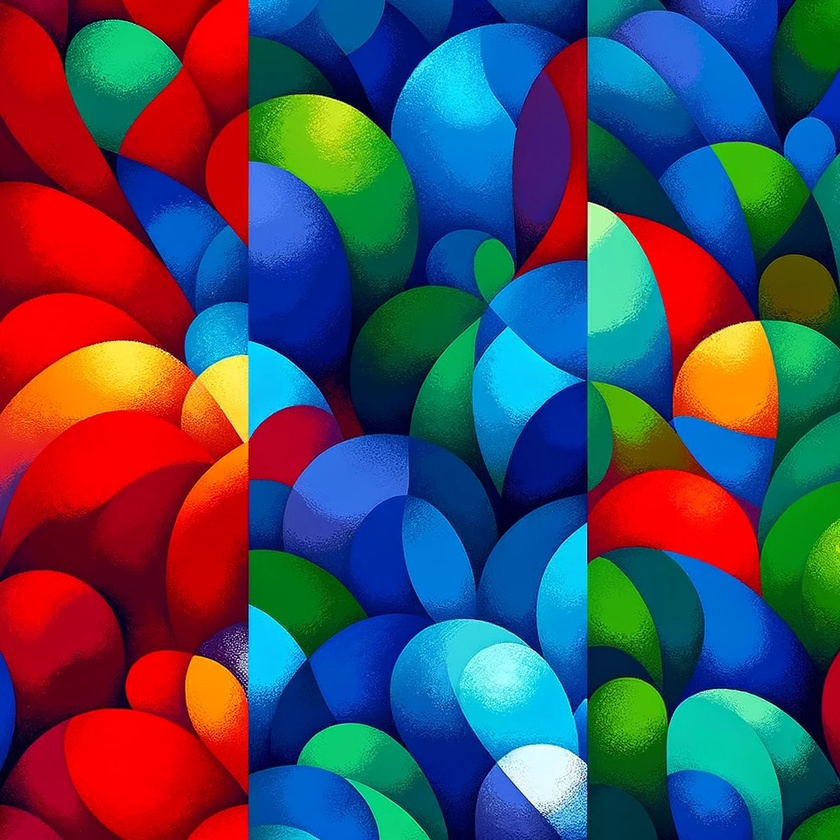
#> input picture rgb.jpg, 840 x 840 px, shrunk from 1024 x 1024 before the run
$ python image_rgb.py
#> lines starting #> are read from the running program, lines starting #| are printed output that depends on the picture
import cv2
import numpy as np

# Load
image_path = 'rgb.jpg'
image = cv2.imread(image_path)
#> image is the input picture: shape (840, 840, 3); mean B, G, R 92.8, 74.2, 73.5

B, G, R = cv2.split(image)
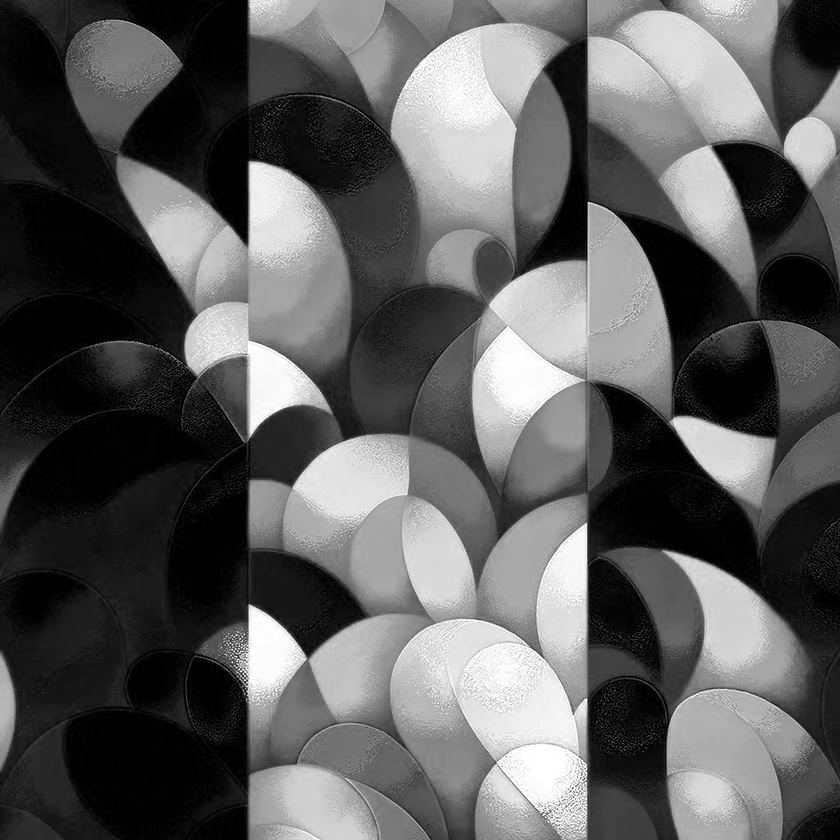
#> B: shape (840, 840); min 0, max 255, mean 92.8
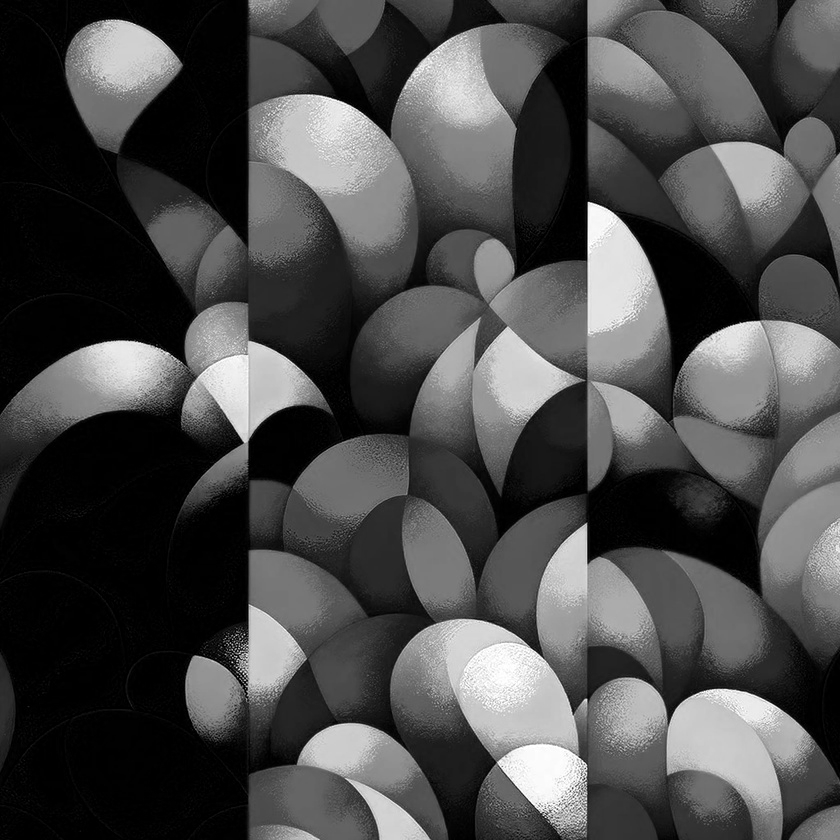
#> G: shape (840, 840); min 0, max 255, mean 74.2
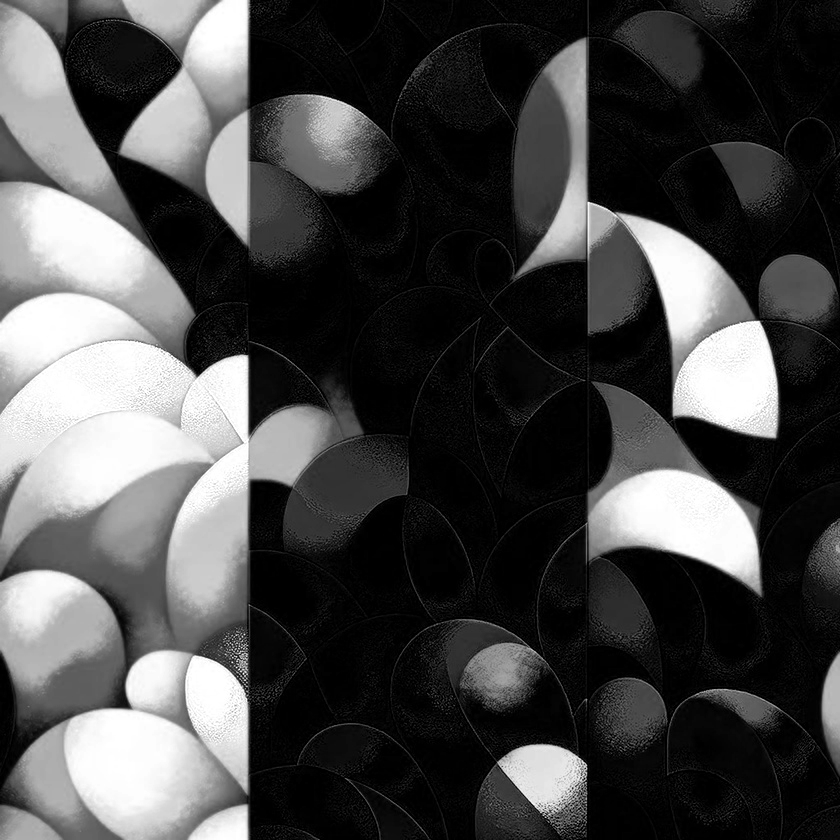
#> R: shape (840, 840); min 0, max 255, mean 73.5

black = np.zeros_like(B)

Blue = cv2.merge([B, black, black])
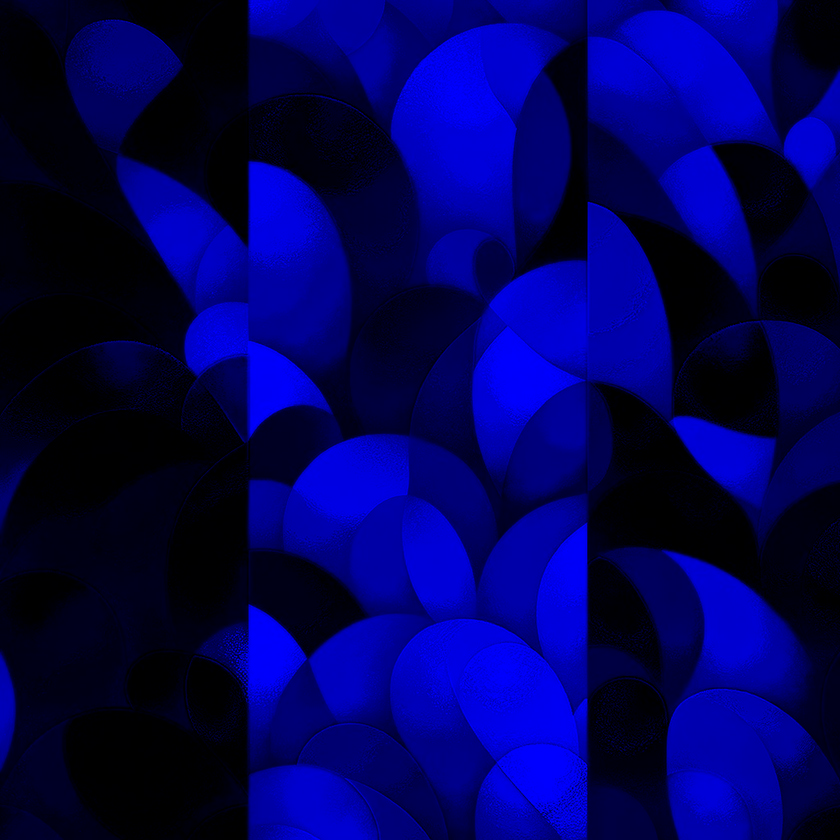
#> Blue: shape (840, 840, 3); mean of channels 0, 1, 2 92.8, 0, 0; drawn as B, G, R
Green = cv2.merge([black, G, black])
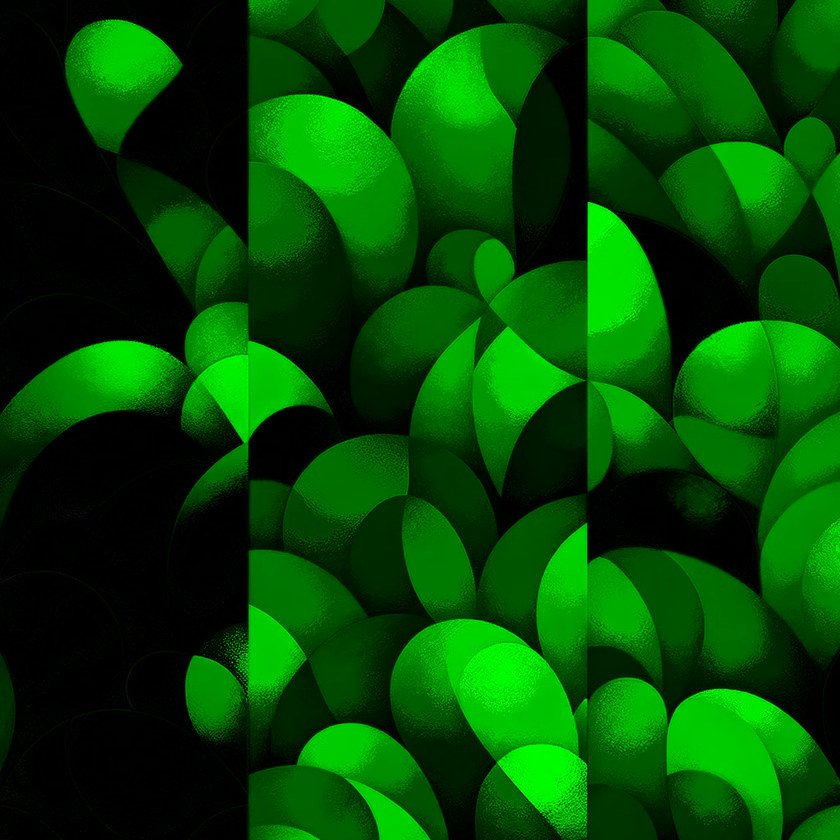
#> Green: shape (840, 840, 3); mean of channels 0, 1, 2 0, 74.2, 0; drawn as B, G, R
Red = cv2.merge([black, black, R])
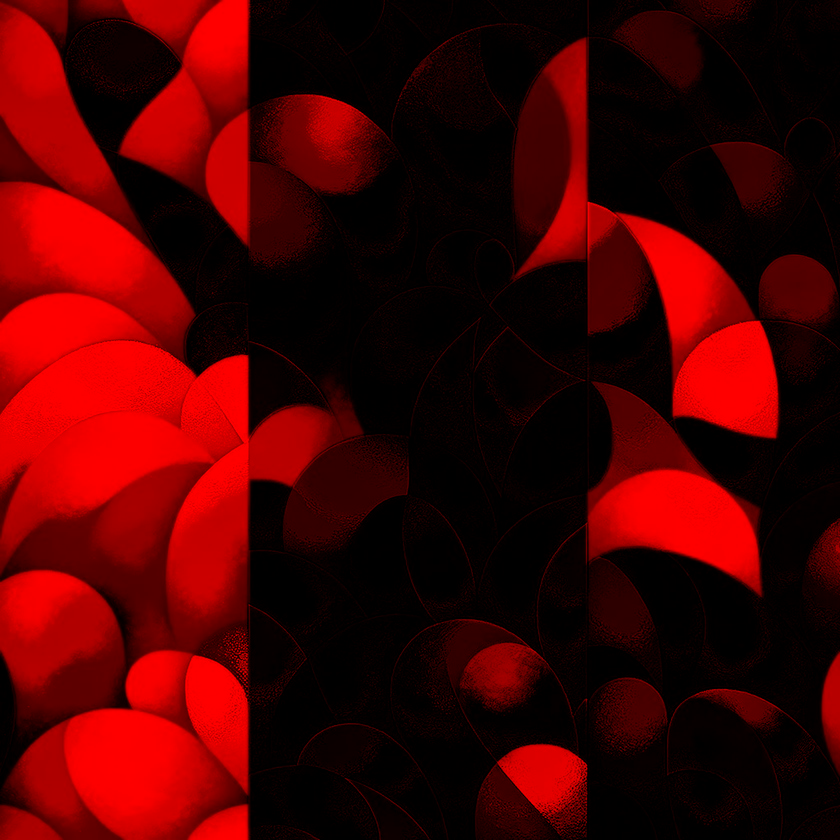
#> Red: shape (840, 840, 3); mean of channels 0, 1, 2 0, 0, 73.5; drawn as B, G, R

# Display
cv2.imshow('Blue Components', Blue)
cv2.imshow('Green Components', Green)
cv2.imshow('Red Components', Red)

# Close all windows easy
cv2.waitKey(0)
cv2.destroyAllWindows()

$ run again, with green_light.jpg copied over rgb.jpg
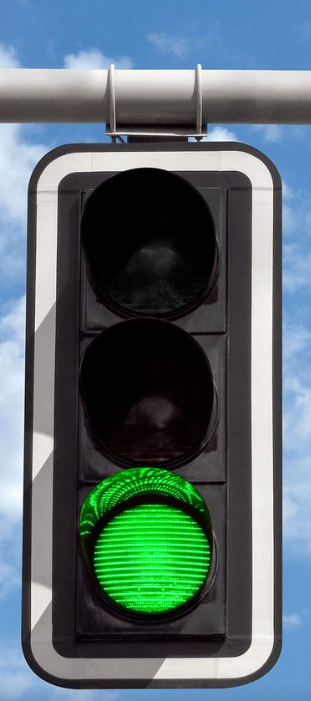
#> input picture green_light.jpg, 311 x 701 px
#> image is the input picture: shape (701, 311, 3); mean B, G, R 113.4, 109, 89.8
#> `Green = cv2.merge([black, G, black])`:
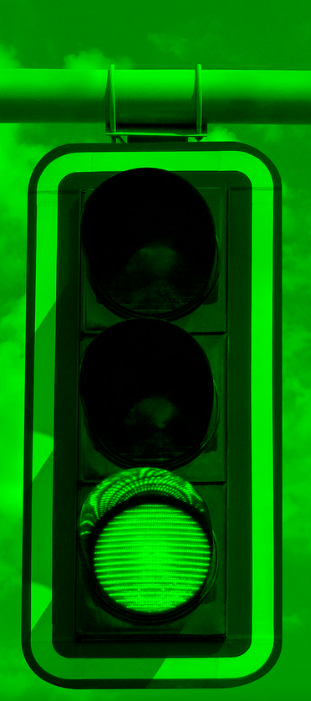
#> Green: shape (701, 311, 3); mean of channels 0, 1, 2 0, 109, 0; drawn as B, G, R
#> `Red = cv2.merge([black, black, R])`:
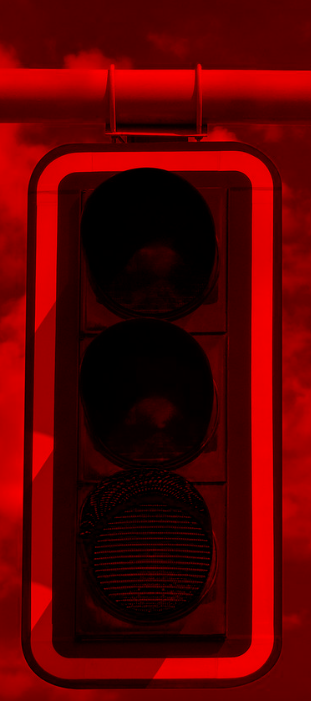
#> Red: shape (701, 311, 3); mean of channels 0, 1, 2 0, 0, 89.8; drawn as B, G, R

$ run again, with hart.jpg copied over rgb.jpg
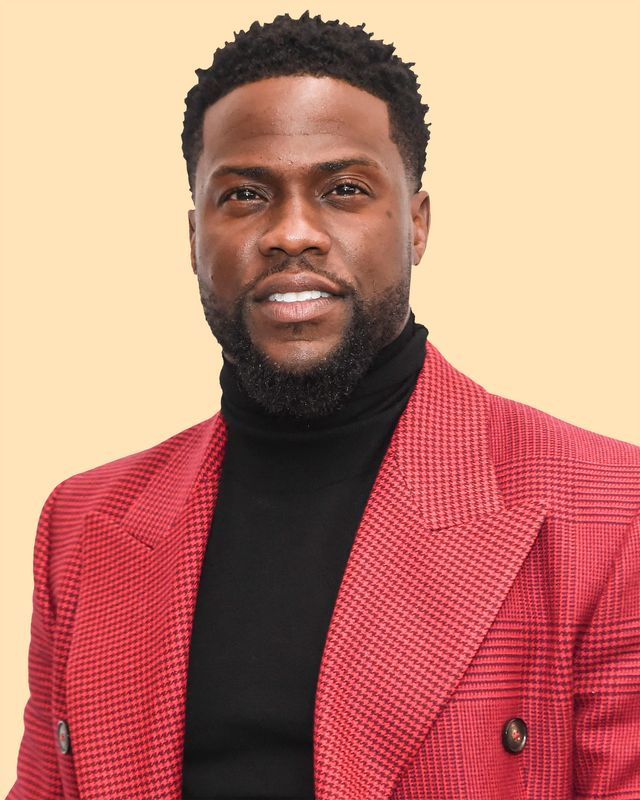
#> input picture hart.jpg, 640 x 800 px
#> image is the input picture: shape (800, 640, 3); mean B, G, R 114.1, 127.9, 190.5
#> `Green = cv2.merge([black, G, black])`:
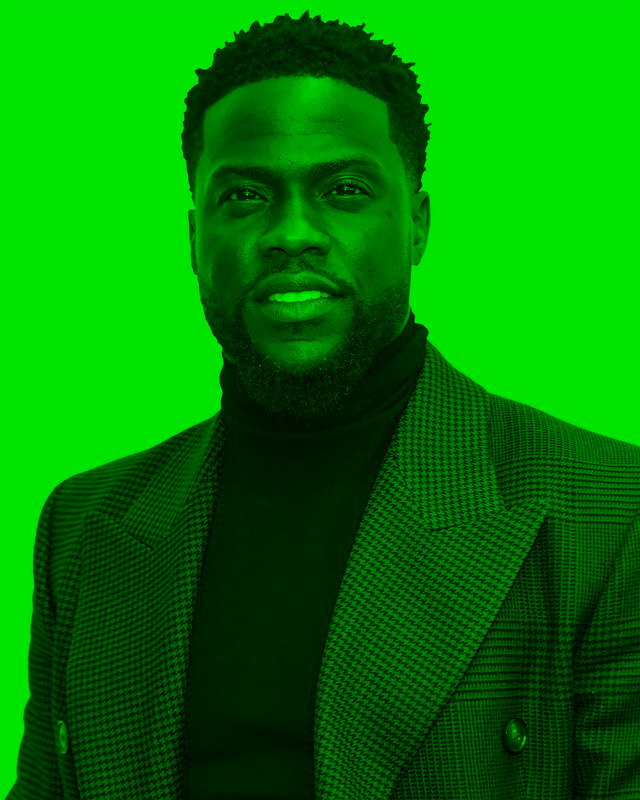
#> Green: shape (800, 640, 3); mean of channels 0, 1, 2 0, 127.9, 0; drawn as B, G, R
#> `Red = cv2.merge([black, black, R])`:
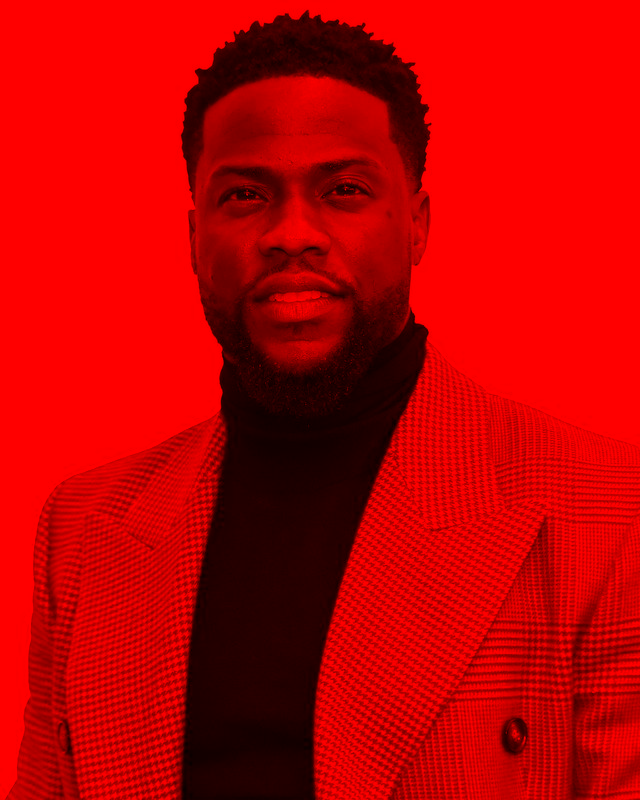
#> Red: shape (800, 640, 3); mean of channels 0, 1, 2 0, 0, 190.5; drawn as B, G, R
